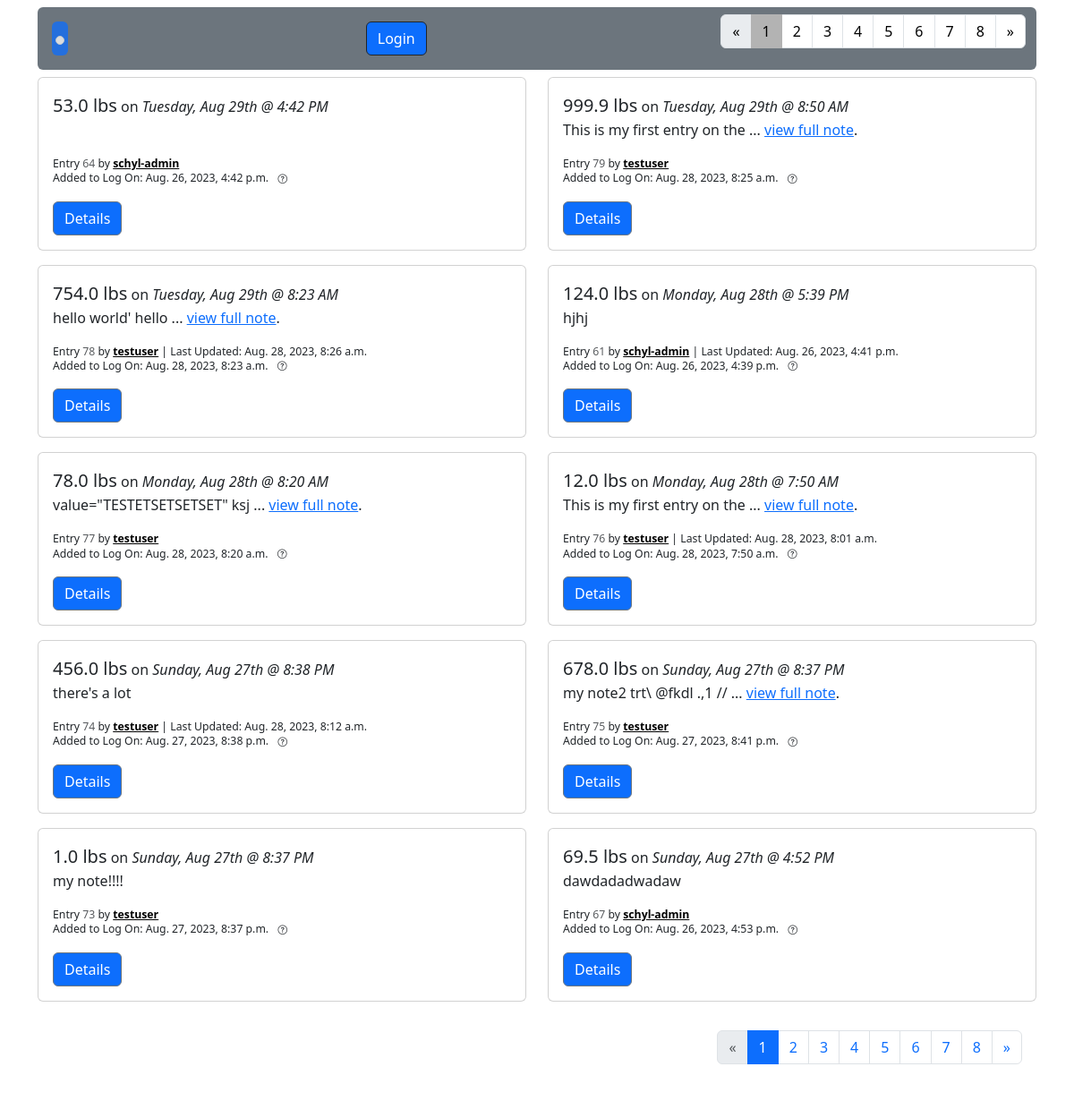
/entries, run on an earlier commit of the app's database.
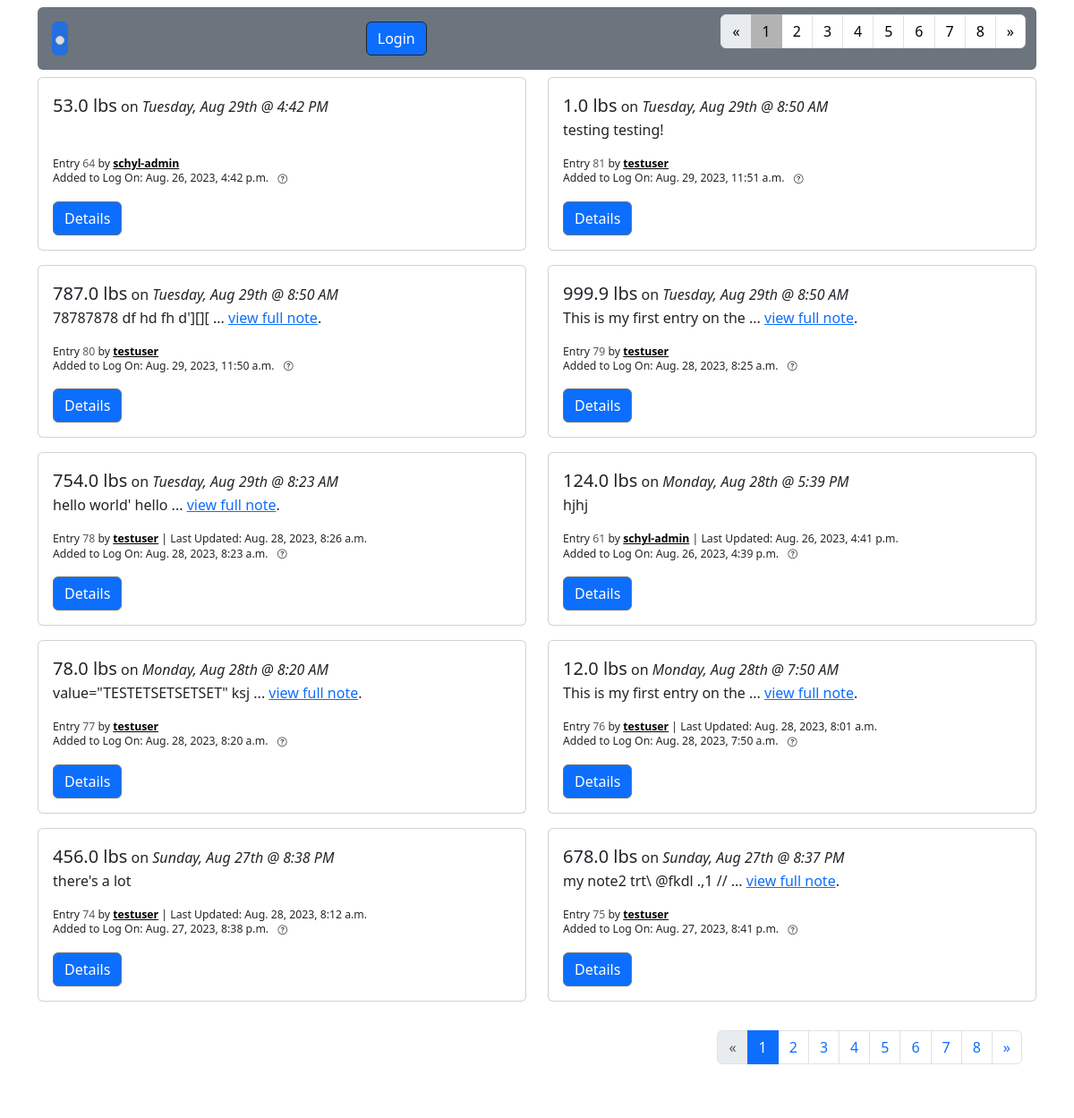
And on a later commit of the database.
### fitness/models.py (models this page shows, shortened)
class WeightEntry(models.Model):
    user = models.ForeignKey(
        settings.AUTH_USER_MODEL,
        on_delete=models.CASCADE,
        related_name="weight_entries"
    )
    weight = weight = models.DecimalField(blank=True, null=True, max_digits=4, decimal_places=1)
    recorded = models.DateTimeField(blank=True, null=True, help_text="Enter the date and time when you measured this weight.")
    note = models.TextField(blank=True, null=True,help_text="Optional: Add a note regarding this entry.")
    created = models.DateTimeField(auto_now_add=True)
    updated = models.DateTimeField(auto_now=True)

### accounts/models.py (models this page shows, shortened)
class CustomUser(AbstractUser):
    date_of_birth = models.DateField(null=True, blank=True, help_text="Enter your date of birth in MM/DD/YYYY format.")
    avatar = models.CharField(max_length=999, null=True, blank=True, help_text="Enter a url for your avatar image")

### fitness/views.py (the view, shortened to what this page needs)
# urls.py: path("entries", AllWeightEntryListView.as_view(), name="weight_entry_list"),
class AllWeightEntryListView(ListView):
    model = WeightEntry
    template_name = "weight_entry_list.html"
    paginate_by = 10
    queryset = WeightEntry.objects.all().order_by("-recorded", "-updated","-created")
    def get_context_data(self, **kwargs):
        context = super(AllWeightEntryListView, self).get_context_data(**kwargs)
        weight_entry_list = WeightEntry.objects.all()
        context["form"] = WeightEntryForm(initial={'recorded': datetime.now()})
        context["weight_entry_list"] = weight_entry_list
        return context

### templates/weight_entry_list.html (shortened to what the changed rows need)
{% extends 'base.html' %}
{% load range_filter %}
{% block navtabs1 %}
{% if is_paginated %}
    <ul class="pagination ">
        {% for i in paginator.page_range %}
        {% if page_obj.number == i %}
            <li class="page-item active" style="--bs-pagination-active-bg: rgb(179, 179, 179); --bs-pagination-active-border-color: rgb(179, 179, 179);"><span class="page-link text-black">{{ i }}</span></li>
        {% else %}
            <li class="page-item"><a class="page-link text-black" aria-current="page" href="?page={{ i }}">{{ i }}</a></li>
        {% endif %}
        {% endfor %}
    </ul>
{% endif %}
{% endblock navtabs1 %}
{% block content %}
<div class="row justify-content-md-start">
{% for entry in weightentry_list %}
<div class="col-sm-6 pb-2 mb-2">
    <div class="card">
        <div class="card-body">
            <span class="fs-5 fw-medium">{{entry.weight}} lbs</span> on <span class="fw-medium fst-italic">{{entry.recorded|date:"l"}}, {{entry.recorded|date:"M jS"}} @ {{entry.recorded|date:"g:i A"}}</span>
            <p>
                {% if entry.note|length >= 1  %}
                    {{entry.note|slice:"30"}}
                    {% if entry.note|length > 30 %}
                        ... <a href="{% url "weight_entry_detail" entry.pk %}">view full note</a>.
                    {% endif %}
                {% else %}
                <br>
                {% endif %}
            </p>
            <p class="lh-1">
                <small><small>Entry <span class="text-muted">{{entry.pk}}</span> by <a class="fw-bold text-black" href="{% url "user_profile" entry.user.pk %}">{{entry.user}}</a> {% if entry.updated|date:"m/d/y H:i:s" != entry.created|date:"m/d/y H:i:s" %}| Last Updated: {{entry.updated}} {% endif %}</small></small>
                <br>
                <small>
                    <small>Added to Log On: {{entry.created}}</small>
                    <a href="#"
                        class="badge rounded-pill text-dark"
                        data-bs-toggle="popover"
                        data-bs-trigger="hover focus"
                        data-bs-content="This is the date that the entry was actually added to the log.
                                        Often times, the time that the weight was measured is different than the time the user actually adds it to the log.
                                        For example, if I measured myself at 8AM but I forgot to add it to the log until 3pm.
                                        This is just a means of distinguishing the two times/dates.">
                            <i class="bi bi-question-circle"></i>
                    </a>
                </small>
            </p>
            <a href="{% url "weight_entry_detail" entry.pk %}" class="btn btn-primary border border-secondary">Details</a>
        </div>
    </div>
</div>
{% endfor %}
</div>
{% if is_paginated %}
<nav aria-label="Page navigation example" class="justify-content-center mb-4 ms-5">
<div class="card border-0">
    <div class="card-body ">
        <div class="row gap-1 ">
            <div class="col">
                <ul class="pagination">
                    {% for i in paginator.page_range %}
                    {% if page_obj.number == i %}
                        <li class="page-item active"><span class="page-link">{{ i }}</span></li>
                    {% else %}
                        <li class="page-item"><a class="page-link" href="?page={{ i }}">{{ i }}</a></li>
                    {% endif %}
                    {% endfor %}
                </ul>
            </div>
        </div>
    </div>
</div>
</nav>
{% endif %}
{% endblock content %}

What changed in the data, as far as the page shows it:
no longer on this page (row unchanged): WeightEntry: weight "1.0", recorded "Sunday", recorded "Aug 27th", recorded "8:37 PM", note "my note!!!!", pk "73", user "testuser", created "Aug. 27, 2023, 8:37 p.m."
no longer on this page (row unchanged): WeightEntry: weight "69.5", recorded "Sunday", recorded "Aug 27th", recorded "4:52 PM", note "dawdadadwadaw", pk "67", user "schyl-admin", created "Aug. 26, 2023, 4:53 p.m."
added WeightEntry: weight "1.0", recorded "Tuesday", recorded "Aug 29th", recorded "8:50 AM", note "testing testing!", pk "81", user "testuser", created "Aug. 29, 2023, 11:51 a.m."
added WeightEntry: weight "787.0", recorded "Tuesday", recorded "Aug 29th", recorded "8:50 AM", note "78787878 df hd fh d'][][", shows "view full note", pk "80", user "testuser", created "Aug. 29, 2023, 11:50 a.m."
